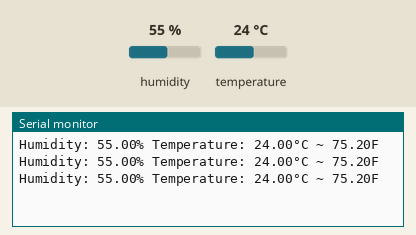
Simulated run of this sketch. Board: ESP32. Parts: the last lines printed to the serial monitor. Inputs (shaded band) come from the test bench; at power-on: humidity 55 %, temperature 24 °C.

Above: at 2.8 s.
2.9 s: humidity set to 22 %
At 4.5 s:
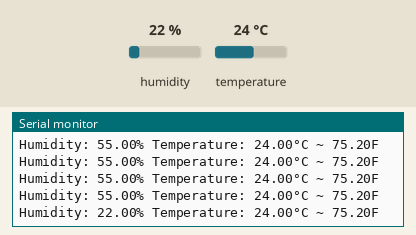
5.6 s: temperature set to 12 °C
At 7.6 s:
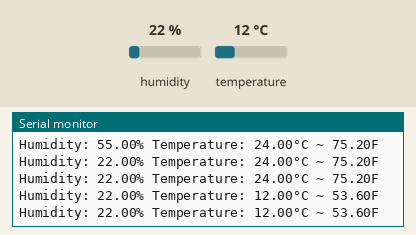
8.3 s: humidity set to 40 %
At 9.9 s:
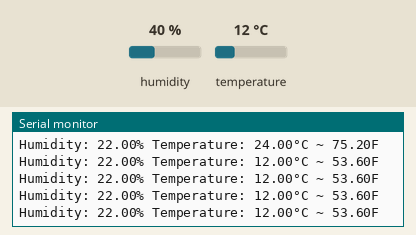
Timing chart, 0 to 11.4 s (numbered marks = the images above; inputs shaded):
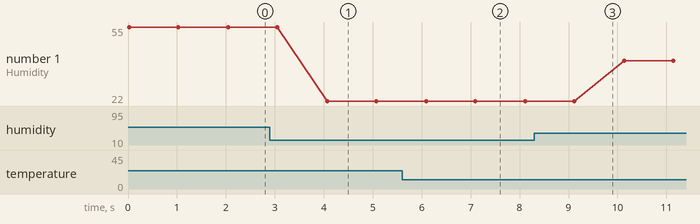

The sketch:

Temperature_DHT.ino
```cpp
#include <DHT.h>

#define DHT_SENSOR_PIN 27

#define DHT_SENSOR_TYPE DHT11

DHT dht_sensor(DHT_SENSOR_PIN, DHT_SENSOR_TYPE);

void setup() {
  Serial.begin(9600);
  dht_sensor.begin();


}

void loop() {
float humi = dht_sensor.readHumidity();
float tempC = dht_sensor.readTemperature();
float tempF = dht_sensor.readTemperature(true);


if (isnan(tempC) || isnan(tempF) || isnan (humi)) {
  Serial.println("Failed to read from DHT sensor!");
}
else {
Serial.print("Humidity: ");

Serial.print(humi);

Serial.print("%");

Serial.print(" ");

Serial.print("Temperature: ");

Serial.print(tempC);

Serial.print("°C ~ ");

Serial.print(tempF);

Serial.println("F");


}
delay(1000);
}
```

Measured:
- after the input at 2.9 s, the serial monitor: prints a new line after 1.2 s (image 1)
- after the input at 5.6 s, the serial monitor: prints a new line after 0.49 s (image 2)
- plotted number 1: 55 → 22 after the input at 2.9 s, 22 → 40 after the input at 8.3 s
